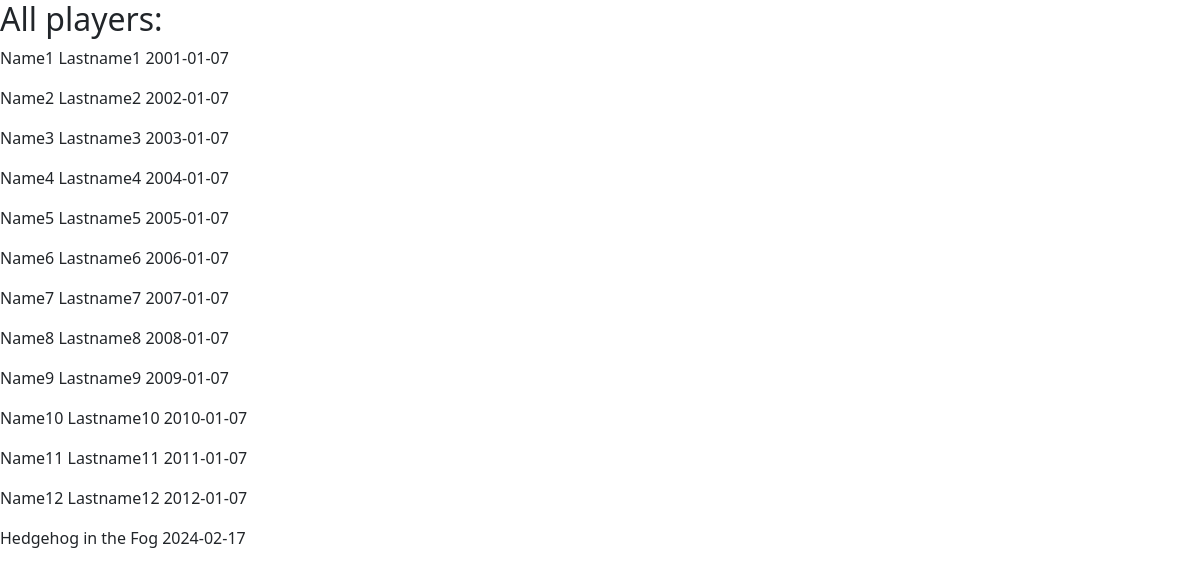
The page /round_robin/all-players/ on the database its author committed.
### tt_round_robin_app/models.py (models this page shows, shortened)
class Player(models.Model):
    first_name = models.CharField(max_length=25, blank=False)
    patr_name = models.CharField(max_length=25)
    last_name = models.CharField(max_length=50, blank=False)
    birthdate = models.DateField()
    email = models.EmailField()
    phone = models.CharField(max_length=40)
    rating = models.DecimalField(decimal_places=2, max_digits=6)
    photo = models.ImageField(upload_to='players_photos/', blank=True, null=True)
    referee = models.BooleanField(default=False)
    information = models.CharField(max_length=300)
    def __str__(self):
        return f'{self.first_name} {self.last_name} {self.birthdate}'

### tt_round_robin_app/views.py (the view)
# urls.py: path('all-players/', views.all_players, name = 'all_players'),
def all_players(request):
    players = Player.objects.all()
    context = {'players': players}
    return render(request, 'tt_round_robin_app/all_players.html', context=context)

### tt_round_robin_app/templates/tt_round_robin_app/all_players.html (shortened to what this page needs)
<!DOCTYPE html>
<html lang="en">
<head>
    <link href="https://cdn.jsdelivr.net/npm/bootstrap@5.2.3/dist/css/bootstrap.min.css" rel="stylesheet"
>
</head>
<body>
<h2> All players: </h2>
{% for pl in players %}
    <p>  {{ pl }}</p>
{% endfor %}
</body>
</html>

### rows shown on the page
Player: first_name+last_name+birthdate "Name1 Lastname1 2001-01-07"
Player: first_name+last_name+birthdate "Name2 Lastname2 2002-01-07"
Player: first_name+last_name+birthdate "Name3 Lastname3 2003-01-07"
Player: first_name+last_name+birthdate "Name4 Lastname4 2004-01-07"
Player: first_name+last_name+birthdate "Name5 Lastname5 2005-01-07"
Player: first_name+last_name+birthdate "Name6 Lastname6 2006-01-07"
Player: first_name+last_name+birthdate "Name7 Lastname7 2007-01-07"
Player: first_name+last_name+birthdate "Name8 Lastname8 2008-01-07"
Player: first_name+last_name+birthdate "Name9 Lastname9 2009-01-07"
Player: first_name+last_name+birthdate "Name10 Lastname10 2010-01-07"
Player: first_name+last_name+birthdate "Name11 Lastname11 2011-01-07"
Player: first_name+last_name+birthdate "Name12 Lastname12 2012-01-07"
Player: first_name+last_name+birthdate "Hedgehog in the Fog 2024-02-17"
